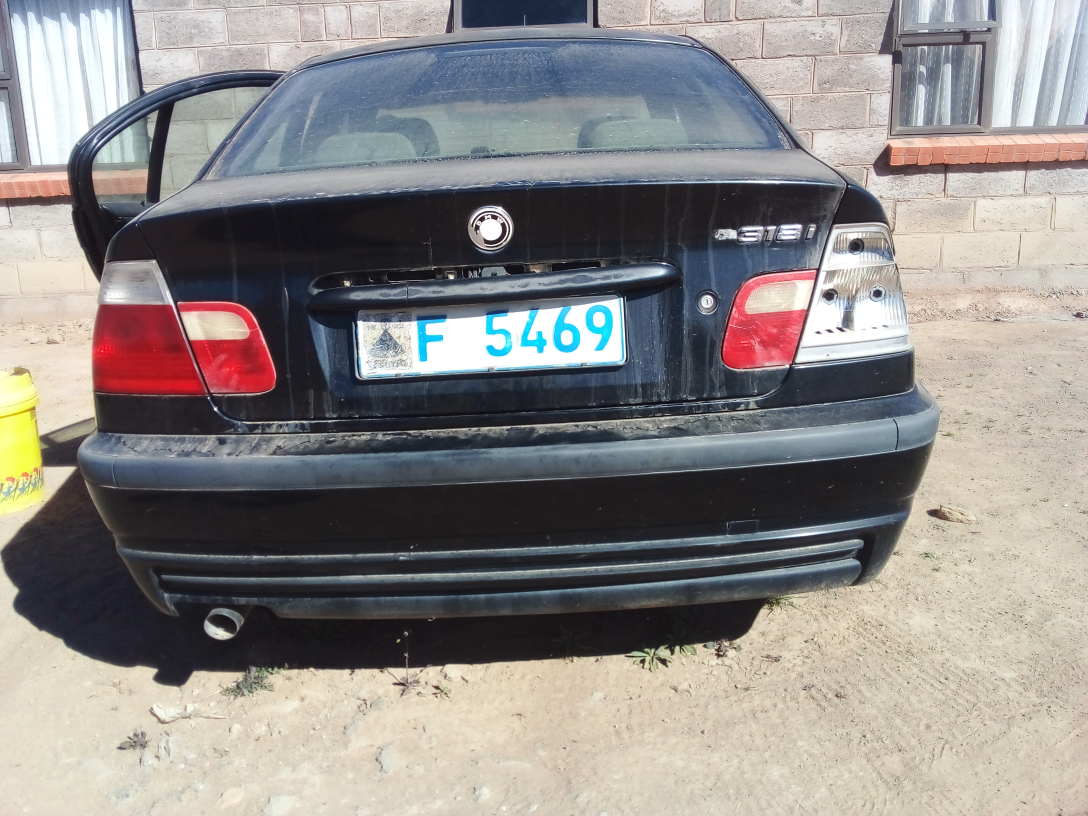
#> input picture Identify/pictures/20230823_143001.jpg, 3264 x 2448 px, given in place of video.mp4, which was not available (shown at 1/3 size)
$ python count.py
#> lines starting #> are read from the running program, lines starting #| are printed output that depends on the picture; after the words box and inside, x2 and y2 are one past the last pixel; in counts of white or black regions, pixels touching at a corner belong together; pictures that were not available may be replaced by others from this repository, and a replacement may not be noted
import cv2
import numpy as np
from time import sleep
from datetime import datetime
import psycopg2

class PostgreTableManager:
    def __init__(self, username, password, host, port, database):
#> (the call stopped at in connect, `self.connection = psycopg2.connect( user=self.username, password=self...`: psycopg2 is not available in this run)
        self.username = username
        self.password = password
        self.host = host
        self.port = port
        self.database = database
        self.connection = None
        self.cursor = None

    def connect(self):
        try:
            self.connection = psycopg2.connect(
                user=self.username,
                password=self.password,
                host=self.host,
                port=self.port,
                database=self.database
            )
            self.cursor = self.connection.cursor()
            print("Connected to the PostgreSQL database")
        except (Exception, psycopg2.Error) as error:
            print("Error while connecting to PostgreSQL:", error)

    def create_table(self):
        try:
            create_table_query = '''
            CREATE TABLE IF NOT EXISTS vehicle_counts (
                id SERIAL PRIMARY KEY,
                count INTEGER,
                insert_time TIMESTAMP
            )
            '''
            self.cursor.execute(create_table_query)
            self.connection.commit()
            print("Table created successfully")
        except (Exception, psycopg2.Error) as error:
            print("Error while creating table:", error)

    def insert_data(self, count):
        try:
            insert_query = '''
            INSERT INTO vehicle_counts (count, insert_time)
            VALUES (%s, %s)
            '''
            timestamp = datetime.now()
            data = (count, timestamp)
            self.cursor.execute(insert_query, data)
            self.connection.commit()
            print("Data inserted successfully")
        except (Exception, psycopg2.Error) as error:
            print("Error while inserting data:", error)

    def close_connection(self):
        self.cursor.close()
        self.connection.close()
        print("PostgreSQL connection closed")


class VehicleDetector:
    def __init__(self, video_path, table_manager):
        self.video_path = video_path
        self.table_manager = table_manager

    def detect_vehicles(self):
        cap = cv2.VideoCapture(self.video_path)
        subtracao = cv2.bgsegm.createBackgroundSubtractorMOG()
        line_position = 550
        offset = 6
        car_count = 0
        while True:
            ret, frame1 = cap.read()
#> frame1 is the input picture: shape (2448, 3264, 3); mean B, G, R 135.7, 137.8, 141.7
            if not ret:
                break
            grey = cv2.cvtColor(frame1, cv2.COLOR_BGR2GRAY)
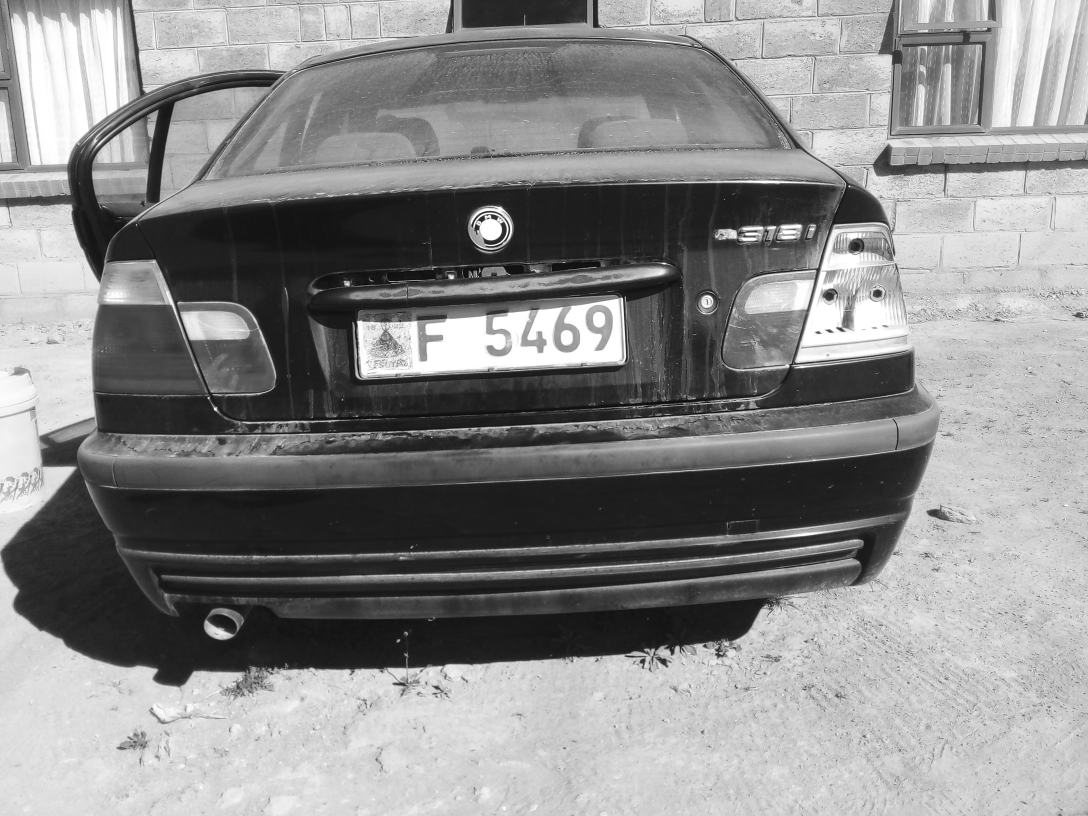
#> grey: shape (2448, 3264) (shown at 1/3 size); min 0, max 255, mean 138.7
            blur = cv2.GaussianBlur(grey, (3, 3), 5)
            img_sub = subtracao.apply(blur)
#> img_sub: shape (2448, 3264); every value is 0
            dilat = cv2.dilate(img_sub, np.ones((5, 5)))
            kernel = cv2.getStructuringElement(cv2.MORPH_ELLIPSE, (5, 5))
            dilated = cv2.morphologyEx(dilat, cv2.MORPH_CLOSE, kernel)
            dilated = cv2.morphologyEx(dilated, cv2.MORPH_CLOSE, kernel)
            contours, _ = cv2.findContours(dilated, cv2.RETR_TREE, cv2.CHAIN_APPROX_SIMPLE)
#> contours = []

            cv2.line(frame1, (25, line_position), (1200, line_position), (255, 127, 0), 3)

            for contour in contours:
                x, y, w, h = cv2.boundingRect(contour)
                if w >= 80 and h >= 80:
                    cv2.rectangle(frame1, (x, y), (x + w, y + h), (0, 255, 0), 2)
                    center = (x + w // 2, y + h // 2)
                    if center[1] < (line_position + offset) and center[1] > (line_position - offset):
                        car_count += 1
                        print("Car Detected! Count:", car_count)
                        self.update_vehicle_count(car_count)
                        print()
                    cv2.circle(frame1, center, 3, (0, 0, 255), -1)  # Red dot on vehicles
#> this loop made 0 passes
#> after the loop, car_count = 0

            cv2.putText(frame1, "Vehicle Count: " + str(car_count), (450, 70), cv2.FONT_HERSHEY_SIMPLEX, 2, (0, 0, 255), 5)
            cv2.imshow("dilated", dilated)
            cv2.imshow("Video Original", frame1)


            if cv2.waitKey(1) == 27:
#> (key Esc is pressed here)
                break

        cv2.destroyAllWindows()
        cap.release()

    def update_vehicle_count(self, count):
        self.table_manager.connect()
        self.table_manager.insert_data(count)
        self.table_manager.close_connection()

# Usage example
if __name__ == "__main__":
    # Connect to PostgreSQL and create table
    table_manager = PostgreTableManager(
        username="postgres",
        password="5818",
        host="localhost",
        port="1234",
        database="VDIS"
    )
    table_manager.connect()
    table_manager.create_table()

    # Create the VehicleDetector instance
    detector = VehicleDetector("video.mp4", table_manager)

    # Detect vehicles and update count
    detector.detect_vehicles()

$ run again, on Identify/pictures/20230823_161755.jpg
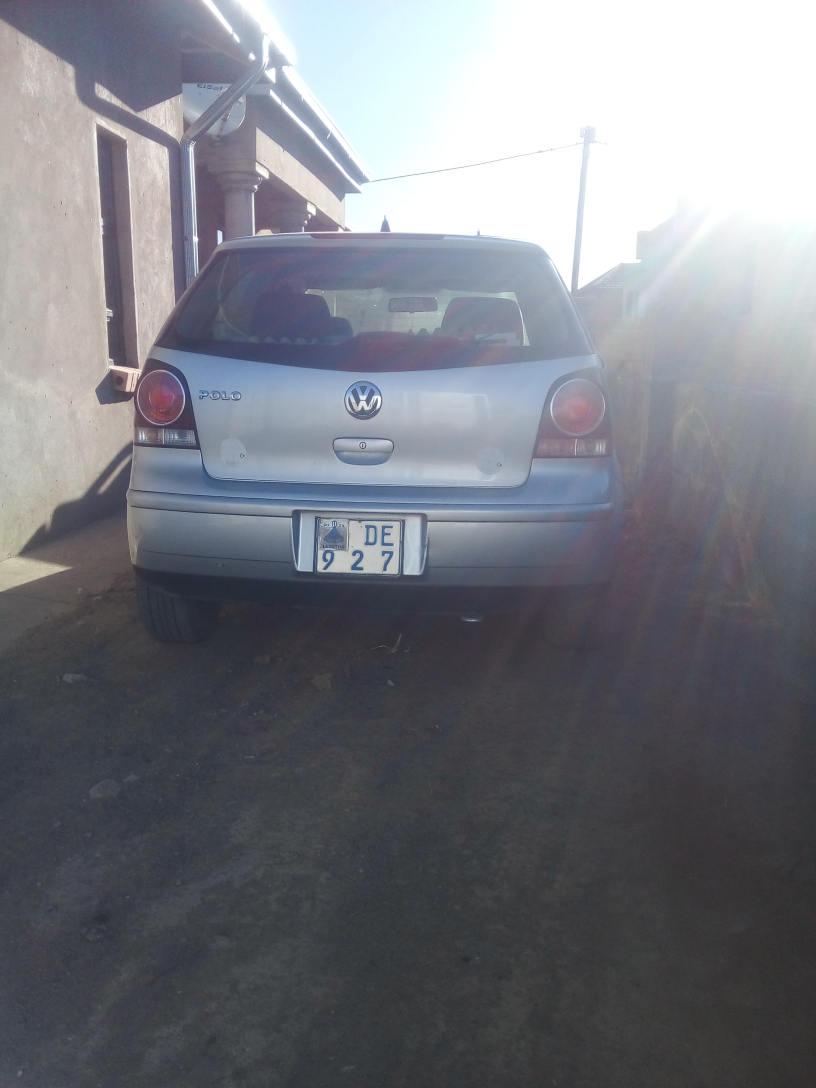
#> input picture Identify/pictures/20230823_161755.jpg, 2448 x 3264 px, given in place of video.mp4, which was not available (shown at 1/3 size)
#> in detect_vehicles, frame1 is the input picture: shape (3264, 2448, 3); mean B, G, R 128.4, 121.3, 119.1
#> in detect_vehicles, `grey = cv2.cvtColor(frame1, cv2.COLOR_BGR2GRAY)`:
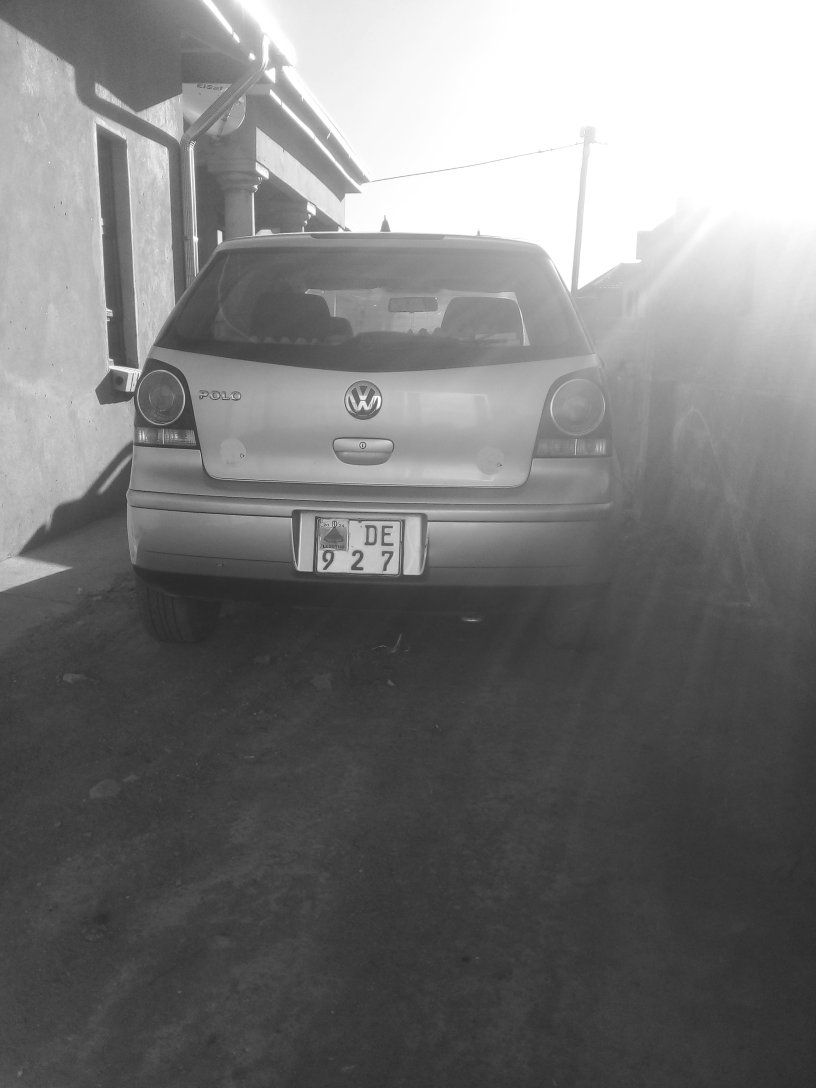
#> grey: shape (3264, 2448) (shown at 1/3 size); min 3, max 255, mean 121.5
#> img_sub: shape (3264, 2448); every value is 0
#> contours = []
#> after the loop in detect_vehicles, `for contour in contours:`: car_count = 0

$ run again, on Identify/pictures/Plate_0.jpg
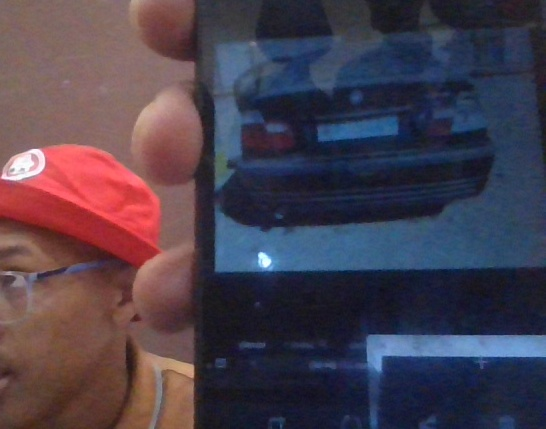
#> input picture Identify/pictures/Plate_0.jpg, 546 x 429 px, given in place of video.mp4, which was not available
#> in detect_vehicles, frame1 is the input picture: shape (429, 546, 3); mean B, G, R 77.4, 63.4, 74
#> in detect_vehicles, `grey = cv2.cvtColor(frame1, cv2.COLOR_BGR2GRAY)`:
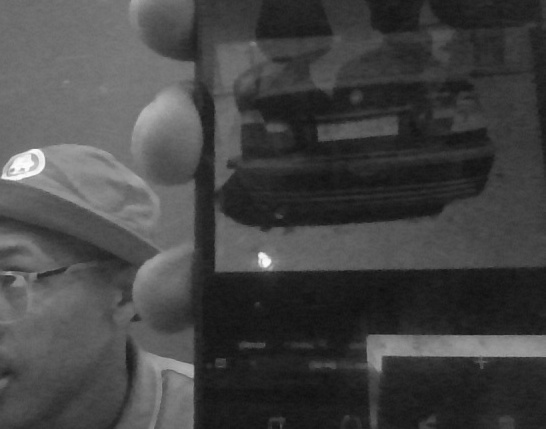
#> grey: shape (429, 546); min 15, max 255, mean 68.1
#> img_sub: shape (429, 546); every value is 0
#> contours = []
#> after the loop in detect_vehicles, `for contour in contours:`: car_count = 0
#> in detect_vehicles, `cv2.putText(frame1, "Vehicle Count: " + str(car_count), (450, 70), cv2..`:
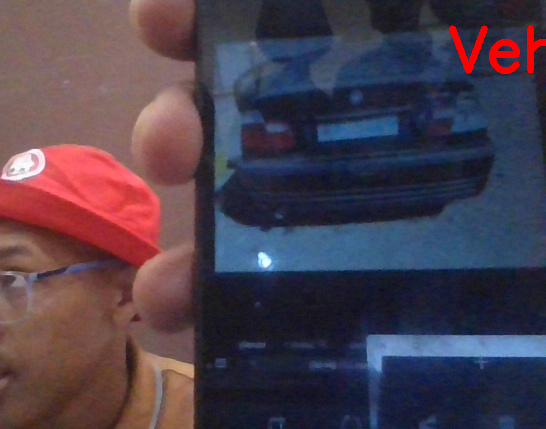
#> frame1: shape (429, 546, 3); 0.73% of pixels changed, all inside (x1, y1, x2, y2) = (449, 25, 546, 74)

$ run again, on Identify/pictures/Plate_1.jpg
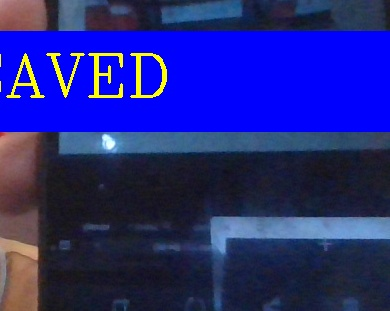
#> input picture Identify/pictures/Plate_1.jpg, 390 x 311 px, given in place of video.mp4, which was not available
#> in detect_vehicles, frame1 is the input picture: shape (311, 390, 3); mean B, G, R 127.8, 38.7, 34.9
#> in detect_vehicles, `grey = cv2.cvtColor(frame1, cv2.COLOR_BGR2GRAY)`:
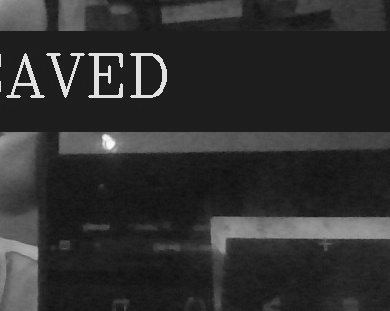
#> grey: shape (311, 390); min 16, max 250, mean 47.7
#> in detect_vehicles, `blur = cv2.GaussianBlur(grey, (3, 3), 5)`:
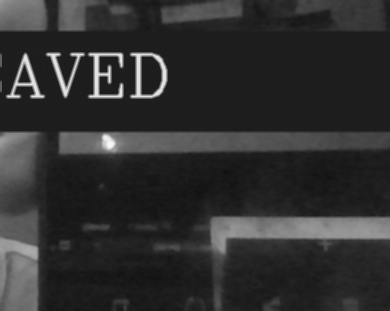
#> blur: shape (311, 390); min 17, max 248, mean 47.7
#> img_sub: shape (311, 390); every value is 0
#> contours = []
#> after the loop in detect_vehicles, `for contour in contours:`: car_count = 0
